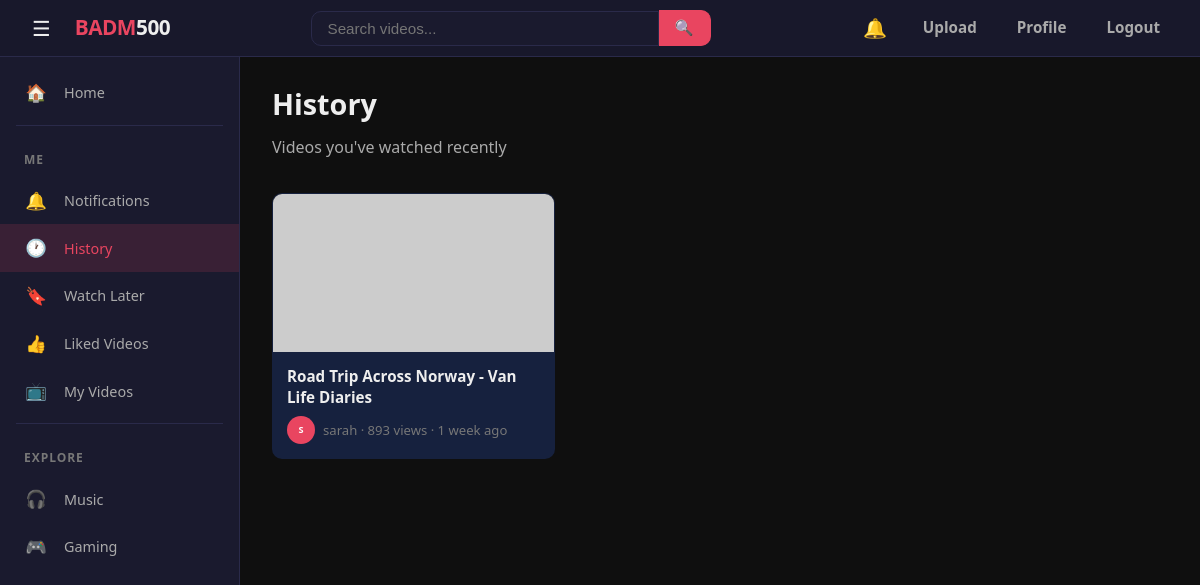
The app's page /history/ (signed in) with its own data.
### videos/models.py (models this page shows, shortened)
class Video(models.Model):
    VISIBILITY_CHOICES = [
        ('public', 'Public'),
        ('unlisted', 'Unlisted'),
        ('private', 'Private'),
    ]
    title = models.CharField(max_length=200)
    description = models.TextField(blank=True, default='')
    file = models.FileField(upload_to='videos/')
    thumbnail = models.ImageField(upload_to='thumbnails/', blank=True, null=True)
    visibility = models.CharField(max_length=10, choices=VISIBILITY_CHOICES, default='public')
    author = models.ForeignKey(User, on_delete=models.CASCADE, related_name='videos')
    views = models.PositiveIntegerField(default=0)
    duration = models.PositiveIntegerField(null=True, blank=True, help_text='Duration in seconds')
    created_at = models.DateTimeField(default=timezone.now)
    class Meta:
        ordering = ['-created_at']

### videos/views.py (the view)
# urls.py: path('history/', views.history, name='history'),
@login_required
def history(request):
    entries = WatchHistory.objects.filter(user=request.user).select_related('video', 'video__author')
    return render(request, 'history.html', {'videos': [e.video for e in entries]})

### videos/context_processors.py (called while the page is built)
def notifications(request):
    if request.user.is_authenticated:
        return {
            'unread_count': request.user.notifications.filter(is_read=False).count(),
        }
    return {'unread_count': 0}

### templates/history.html (shortened to what this page needs)
{% extends 'base.html' %}
{% block content %}
<div class="page-header">
    <h1>History</h1>
    <p>Videos you've watched recently</p>
</div>
{% with empty_title="No history yet" empty_text="Videos you watch will appear here." %}
{% include 'includes/video_grid.html' %}
{% endwith %}
{% endblock %}

### templates/includes/video_grid.html (shortened to what this page needs)
{% load video_extras %}
<section class="video-grid">
    {% for video in videos %}
    <a href="{% url 'watch' video.pk %}" class="video-card">
        <div class="thumbnail">
            {% if video.thumbnail %}
            <img src="{{ video.thumbnail.url }}" alt="{{ video.title }}">
            {% else %}
            <img src="https://placehold.co/400x225/1a1a2e/e94560?text={{ video.title|truncatewords:2|urlencode }}" alt="{{ video.title }}">
            {% endif %}
        </div>
        <div class="card-body">
            <h3>{{ video.title }}</h3>
            <div class="card-meta">
                <div class="avatar-sm">{{ video.author.username|first|upper }}</div>
                <span>{{ video.author.username }} &middot; {{ video.views }} view{{ video.views|pluralize }} &middot; {{ video.created_at|timesince }} ago</span>
            </div>
        </div>
    </a>
    {% empty %}
    <div class="empty-state">
        <h2>{{ empty_title|default:"No videos" }}</h2>
        <p>{{ empty_text|default:"" }}</p>
    </div>
    {% endfor %}
</section>

### static/css/base.css (style rules this page uses)
:root { --bg-primary: #0f0f0f; --bg-secondary: #1a1a2e; --bg-card: #16213e; --bg-input: #1a1a2e; --bg-hover: #1e2a4a; --accent: #e94560; --accent-hover: #ff6b81; --accent-glow: rgba(233, 69, 96, 0.15); --text-primary: #eee; --text-secondary: #aaa; --text-muted: #777; --border: #2a2a4a; --border-light: #333366; --shadow: rgba(0, 0, 0, 0.4); --shadow-lg: rgba(0, 0, 0, 0.6); --radius: 10px; --radius-sm: 6px; --radius-lg: 14px; --transition: 0.25s ease; --max-width: 1200px; --sidebar-width: 240px; }
*, *::before, *::after { box-sizing: border-box; }
html { scroll-behavior: smooth; }
body { font-family: 'Segoe UI', system-ui, -apple-system, sans-serif; margin: 0; background: var(--bg-primary); color: var(--text-primary); line-height: 1.6; min-height: 100vh; }
a { color: var(--accent); text-decoration: none; transition: color var(--transition); }
img { max-width: 100%; display: block; }

### static/css/nav.css (style rules this page uses)
.page-header { margin-bottom: 32px; }
.page-header h1 { font-size: 1.8em; font-weight: 700; margin: 0 0 8px 0; }
.page-header p { color: var(--text-secondary); margin: 0; }

### static/css/videos.css (style rules this page uses)
.video-grid { display: grid; grid-template-columns: repeat(auto-fill, minmax(280px, 1fr)); gap: 24px; margin-top: 24px; }
.video-card { background: var(--bg-card); border-radius: var(--radius); overflow: hidden; transition: transform var(--transition), box-shadow var(--transition); cursor: pointer; text-decoration: none; color: inherit; display: block; border: 1px solid transparent; }
.video-card .thumbnail { width: 100%; aspect-ratio: 16 / 9; background: #111; position: relative; overflow: hidden; }
.video-card .thumbnail img { width: 100%; height: 100%; object-fit: cover; transition: transform 0.4s ease; }
.video-card .thumbnail::after { content: '\25B6'; position: absolute; inset: 0; display: flex; align-items: center; justify-content: center; font-size: 2.5em; color: #fff; background: rgba(0, 0, 0, 0.35); opacity: 0; transition: opacity var(--transition); pointer-events: none; }
.video-card .card-body { padding: 14px; }
.video-card .card-body h3 { margin: 0 0 8px 0; font-size: 0.95em; font-weight: 600; line-height: 1.4; display: -webkit-box; -webkit-line-clamp: 2; -webkit-box-orient: vertical; overflow: hidden; color: var(--text-primary); }
.video-card .card-meta { display: flex; align-items: center; gap: 8px; color: var(--text-muted); font-size: 0.82em; }
.video-card .card-meta .avatar-sm, .avatar-sm { width: 28px; height: 28px; border-radius: 50%; background: var(--accent); display: flex; align-items: center; justify-content: center; font-size: 0.7em; color: #fff; font-weight: 700; flex-shrink: 0; }
.video-card .card-meta span { overflow: hidden; text-overflow: ellipsis; white-space: nowrap; }

### records on screen
Video: title "Road Trip Across Norway - Van Life Diaries", author.username|first "S", author.username "sarah", views "893", created_at "1 week"
